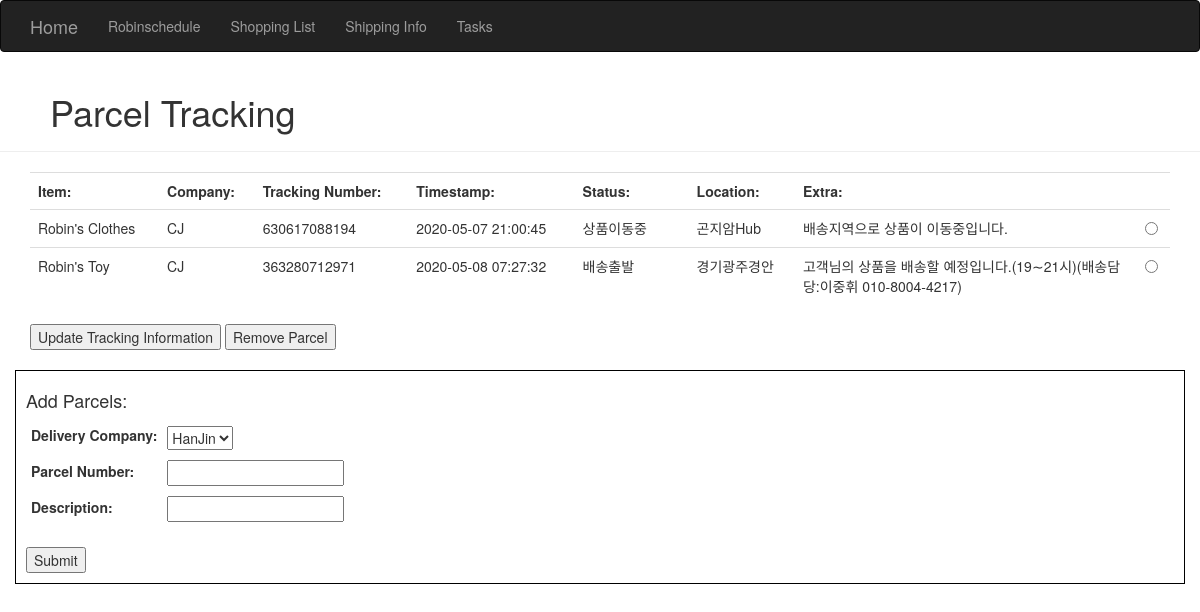
Before: /shipping with the older database file.
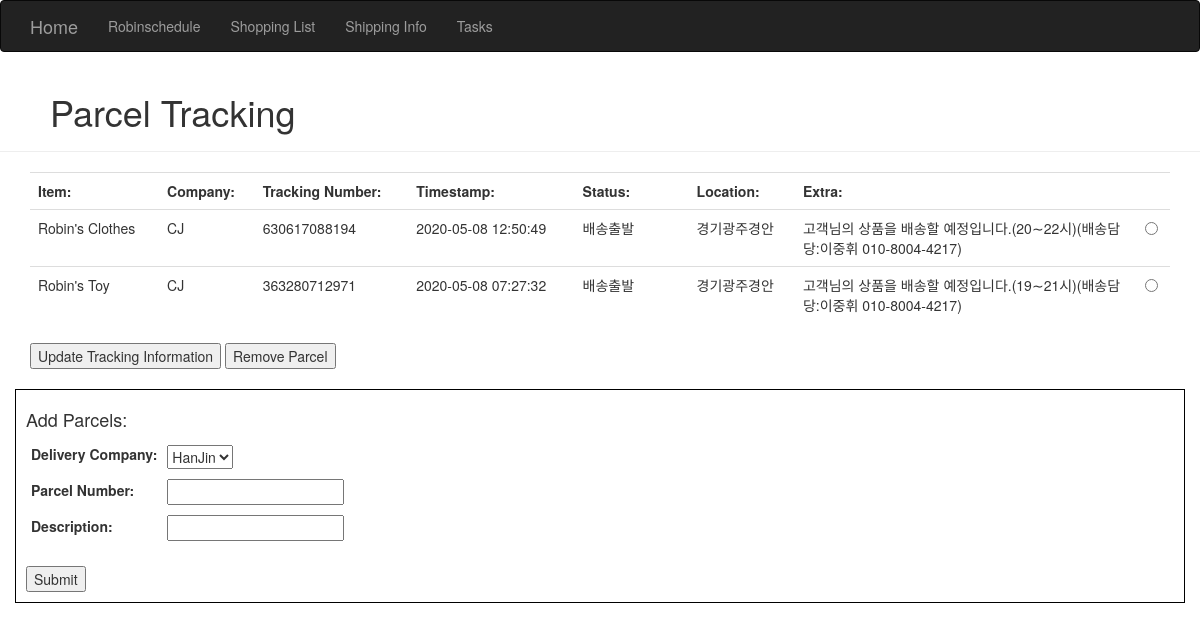
After: the same page with the newer database file.
### homeSite.py (models this page shows)
class ParcelInfo(db.Model): # Store Parcel Information
    __tablename__ = 'parcelInfo'
    id = db.Column(db.Integer, primary_key=True)
    trackingNumber = db.Column(db.String(64))
    company = db.Column(db.String(64))
    description = db.Column(db.String(64))
    delivered = db.Column(db.Boolean(), default=False) #Store simple bool for is delivered - use for CSS styling
    status = db.Column(db.String(64)) #Store short parcel status note
    timestamp = db.Column(db.DateTime()) #Store last update's timestamp
    location = db.Column(db.String(64)) #Store last update's location
    extraNotes = db.Column(db.String(64)) #Store extra notes if given

### homeSite.py (the view, shortened to what this page needs)
@app.route('/shipping', methods=['GET', 'POST'])
def shipping():
    parcelsCurrentlyTracked = ParcelInfo.query.all()
    return render_template('shipping.html', companies=parcelProviders, parcels=parcelsCurrentlyTracked)

### templates/shipping.html (shortened to what this page needs)
{% extends "base.html" %}
{% block content %}
<div class="page-header" style="padding-left: 50px;">
    <h1>Parcel Tracking</h1>
</div>
<div class="container">
    <table class="table">
        <th id="item">Item:</th>
        <th id="company">Company:</th>
        <th id="trackingNumber">Tracking Number:</th>
        <th id="timestamp">Timestamp:</th>
        <th id="status" style="width:10%">Status:</th>
        <th id="location">Location:</th>
        <th id="extra" style="width: 30%;">Extra:</th>
        <th id="selection"></th>
        {% if parcels %}
            <form method="POST">
                {% for parcel in parcels %}
                    {% if parcel.delivered %}
                        <tr style="background-color: mediumspringgreen;">
                    {% else %}
                        <tr>
                    {% endif %}
                            <td id="item">{{parcel.description}}</td>
                            <td id="company">{{parcel.company}}</td>
                            <td id="trackingNumber">{{parcel.trackingNumber}}</td>
                            <td id="timestamp">{{parcel.timestamp}}</td>
                            <td id="status">{{parcel.status}}</td>
                            <td id="location">{{parcel.location}}</td>
                            <td id="extra">{{parcel.extraNotes}}</td>
                            <td id="selection"><input type="radio" name="parcelToUpdate" value="{{parcel.id}}"></td>
                        </tr>
                {% endfor %}
        </table>
            <input type="submit" name="update" value="Update Tracking Information">
            <input type="submit" name="remove" value="Remove Parcel">
        {% else %}
        </table>
        <div class="container" style="text-align: center;">
            No parcels registered.
        </div>
        {% endif %}
<br/>
<br/>
</div>
<div class="container" style="border: 1px solid black; padding: 10px;">
    <form method=POST name="addParcelInfo">
        <table>
            <tr>
                <th colspan="2">
                    <h4>Add Parcels:</h4>
                </th>
            </tr>
            <tr>
                <td>
                    <label for="selectedParcelProvider">Delivery Company:</label>
                </td>
                <td>
                    <select id="selectedParcelProvider" name="selectedParcelProvider">
                        {% for company in companies %}
                            <option value="{{company}}">{{company}}</option>
                        {% endfor %}
                    </select>
                </td>
            </tr>
            <tr>
                <td>
                    <label for="parcelNumber">Parcel Number:</label>
                </td>
                <td>
                    <input type="text" id="parcelNumber" name="parcelNumber" required>
                </td>
            </tr>
            <tr>
                <td>
                    <label for="parcelDescription">Description:</label>
                </td>
                <td>
                    <input type="text" id="parcelDescription" name="parcelDescription" required>
                </td>
            </tr>
            <tr style="height: 20px;">
            </tr>
        </table>
    <input type="submit" name="addParcelInfo">
    </form>
</div>
<br>
<br>
{% endblock %}

### templates/base.html (shortened to what this page needs)
{% extends "bootstrap/base.html" %}
{% block navbar %}
<div class="navbar navbar-inverse" role="navigation">
    <div class="container">
        <div class="navbar-header">
            <a class="navbar-brand" href="/">Home</a>
        </div>
        <div class="navbar-collapse collapse">
            <ul class="nav navbar-nav">
                <li><a href="/schedule">Robinschedule</a></li>
                <li><a href="/shopping">Shopping List</a></li>
                <li><a href="/shipping">Shipping Info</a></li>
                <li><a href="/tasks">Tasks</a></li>
            </ul>
        </div>
    </div>
</div>
{% endblock %}

### templates/shipping.html (style rules this page uses)
td { padding:5px }

Changed rows visible on the page:
changed ParcelInfo "Robin's Clothes": timestamp "2020-05-07 21:00:45" → "2020-05-08 12:50:49"; status "상품이동중" → "배송출발"; location "곤지암Hub" → "경기광주경안"; extraNotes "배송지역으로 상품이 이동중입니다." → "고객님의 상품을 배송할 예정입니다.(20∼22시)(배송담당:이중휘 010-8004-4217)"
